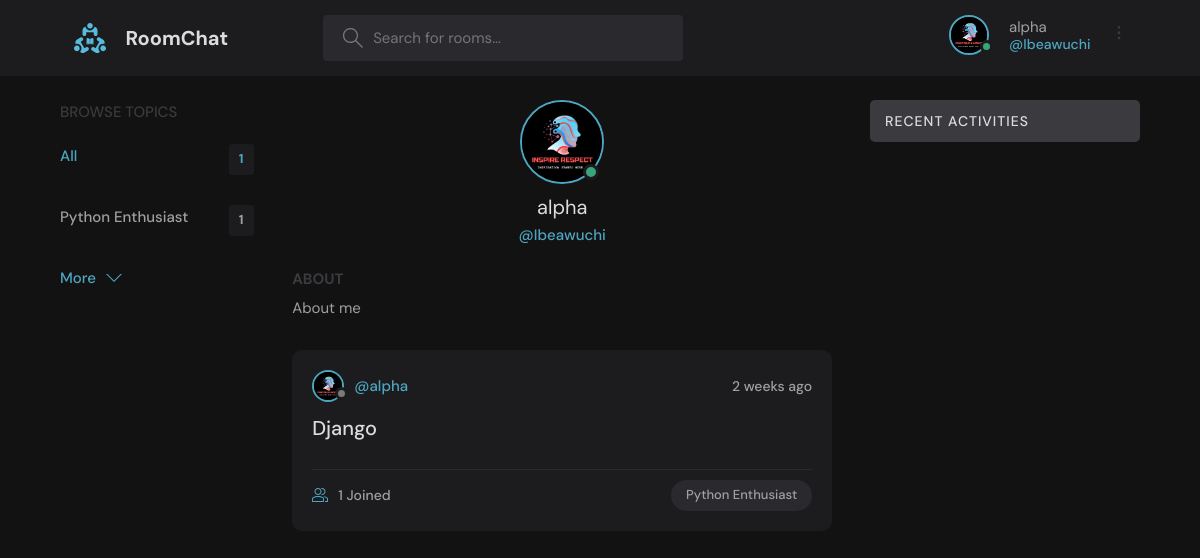
Page /study_groups/profile/1/ on the earlier database version.
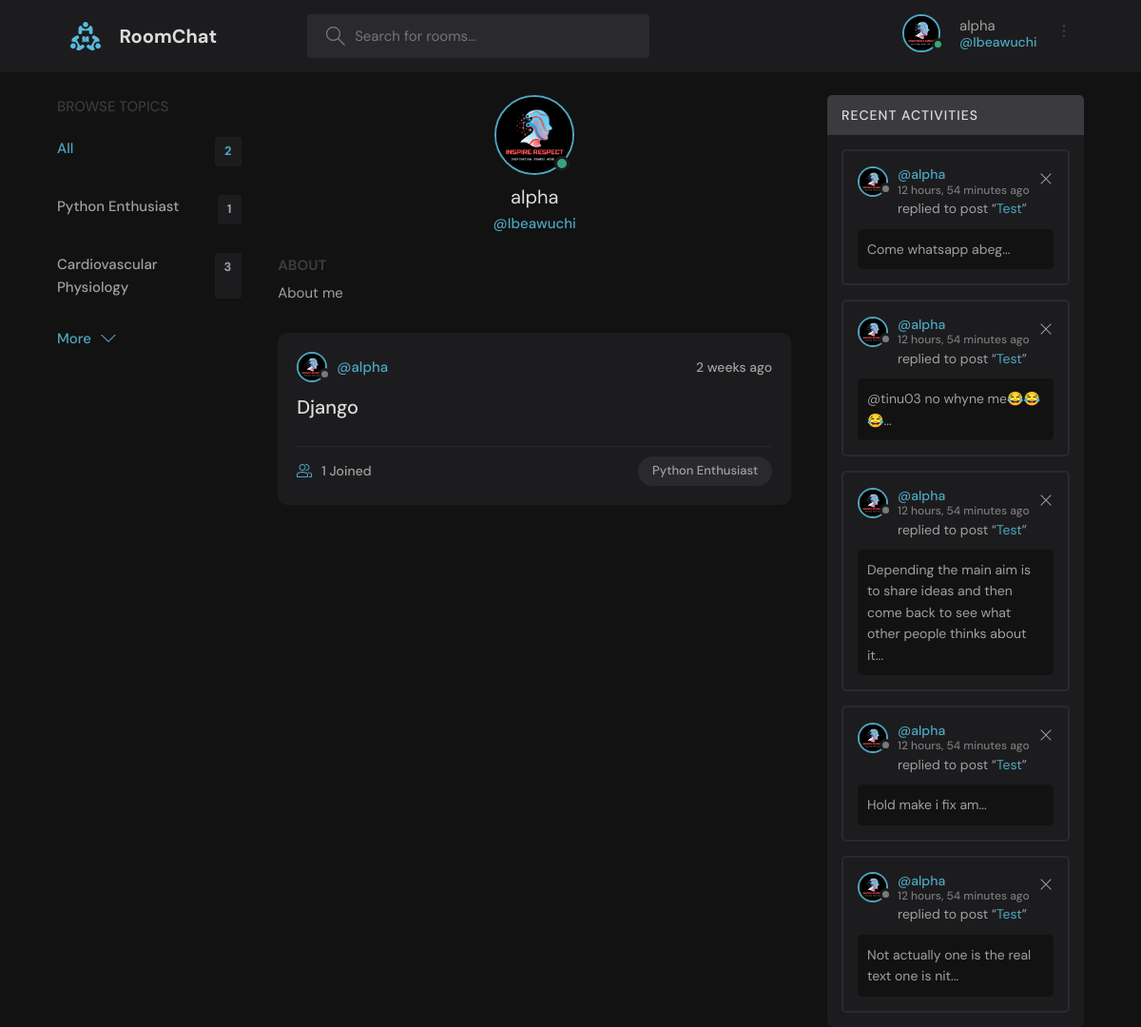
Same page on the later database version.
### users/models.py (models this page shows)
class User(AbstractUser):
    name = models.CharField(max_length=200, null=True)
    email = models.EmailField(unique=True, null=True)
    avatar = models.ImageField(upload_to='users/profile/', null=True, default='/avatar/avatar.svg')
    bio = models.TextField(null=True)
    USERNAME_FIELD = 'email'
    REQUIRED_FIELDS = []

### study_groups/models.py (models this page shows, shortened)
class Topic(models.Model):
    name = models.CharField(max_length=200)

class Room(models.Model):
    host = models.ForeignKey(User, on_delete=models.SET_NULL, null=True)
    topic = models.ForeignKey(Topic, on_delete=models.SET_NULL, null=True)
    name = models.CharField(max_length=200)
    description = models.TextField(null=True, blank=True)
    participants = models.ManyToManyField(User, related_name='participants', blank=True)
    updated = models.DateField(auto_now=True)
    created = models.DateField(auto_now_add=True)
    def __str__(self):
        return self.name

class Message(models.Model):
    user = models.ForeignKey(User, on_delete=models.CASCADE)
    room = models.ForeignKey(Room, on_delete=models.CASCADE)
    body = models.TextField()
    media = models.FileField(upload_to='messages/', null=True, blank=True)
    update = models.DateField(auto_now=True)
    created = models.DateField(auto_now_add=True)

### study_groups/views.py (the view)
# urls.py: path('profile/<str:pk>/', views.user_profile, name='user_profile'),
def user_profile(request, pk):
    user = User.objects.get(id=pk)
    rooms = user.room_set.all()
    room_messages = user.message_set.all().order_by('-id')[0:5]
    topics = Topic.objects.all()
    context = {'user':user, 'rooms':rooms, 'room_messages':room_messages, 'topics':topics}
    return render(request, 'study_groups/profile.html', context)

### study_groups/templates/study_groups/profile.html (shortened to what this page needs)
{% extends 'study_groups/base.html' %}
{% load static %}
{% block content %}
  <main class="profile-page layout layout--3">
    <div class="container">
      {% include 'study_groups/topics_components.html' %}
      <div class="roomList">
        <div class="profile">
          <div class="profile__avatar">
            <div class="avatar avatar--large active">
              <img src="{{user.avatar.url}}" />
            </div>
          </div>
          <div class="profile__info">
            <h3>{{user.name}}</h3>
            <p>@{{user.username}}</p>
          </div>
          <div class="profile__about">
            <h3>About</h3>
            <p>
              {{user.bio}}
            </p>
          </div>
        </div>
        {% include 'study_groups/feeds_components.html' %}
      </div>
      {% include 'study_groups/activity_components.html' %}
    </div>
  </main>
{% endblock %}

### study_groups/templates/study_groups/base.html (shortened to what this page needs)
<!DOCTYPE html>
{% load static %}
<html lang="en">
  <head>
    <link rel="stylesheet" href="{% static 'css/study_groups/style.css' %}" />
  </head>
  <body>
    {% include 'study_groups/navbar.html' %}
    {% block content %}
    {% endblock %}
  </body>
</html>

### study_groups/templates/study_groups/navbar.html (shortened to what this page needs)
{% load static %}
    <header class="header header--loggedIn">
      <div class="container">
        <a href="{% url 'study_group_home' %}" class="header__logo">
          <img src="{% static 'assets/study_groups/logo.svg' %}" />
          <h1>RoomChat</h1>
        </a>
        <form class="header__search" method="GET" accept="{% url 'study_group_home' %}">
          <label>
            <input name="q" placeholder="Search for rooms..." />
          </label>
        </form>
        <nav class="header__menu">
        {% if user.is_authenticated %}
          <div class="header__user">
              <div class="avatar avatar--medium active">
                <img src="{{ user.avatar.url }}" />
              </div>
              <p>{{user.name}}<a href="{% url 'update_user' %}"><span>@{{user.username}}</span></a></p>
              <button class="dropdown-button">
            </button>
          </div>
          {% else %}
          <a href="{% url 'login' %}">
            <img src="{% static 'assets/study_groups/avatar.svg' %}" />
            <p>Login</p>
          </a>
          {% endif %}
        </nav>
      </div>
    </header>

### study_groups/templates/study_groups/topics_components.html
              <div class="topics">
          <div class="topics__header">
            <h2>Browse Topics</h2>
          </div>
          <ul class="topics__list">
            <li>
              <a href="{% url 'study_group_home' %}" class="active">All <span>{{topics.count}}</span></a>
            </li>
            {% for topic in topics %}
            <li>
            <a href="{% url 'study_group_home' %}?q={{topic.name}}">{{topic.name}}<span>{{topic.room_set.all.count}}</span></a>
            </li>
            {% endfor %}
          </ul>
          <a class="btn btn--link" href="{% url 'topics' %}">
            More
            <svg version="1.1" xmlns="http://www.w3.org/2000/svg" width="32" height="32" viewBox="0 0 32 32">
              <title>chevron-down</title>
              <path d="M16 21l-13-13h-3l16 16 16-16h-3l-13 13z"></path>
            </svg>
          </a>
        </div>

### study_groups/templates/study_groups/feeds_components.html (shortened to what this page needs)
{% for room in rooms %}
        <div class="roomListRoom">
            <div class="roomListRoom__header">
              <a href="{% url 'user_profile' room.host.id %}" class="roomListRoom__author">
                <div class="avatar avatar--small">
                  <img src="{{room.host.avatar.url}}" />
                </div>
                <span>@{{room.host.name}}</span>
              </a>
              <div class="roomListRoom__actions">
                <span>{{room.created|timesince}} ago</span>
              </div>
            </div>
            <div class="roomListRoom__content">
              <a href="{% url 'room' room.id %}">{{room.name}}</a>
            </div>
            <div class="roomListRoom__meta">
              <a href="{% url 'room' room.id %}" class="roomListRoom__joined">
                {{room.participants.all.count}} Joined
              </a>
              <p class="roomListRoom__topic">{{room.topic.name}}</p>
            </div>
          </div>
{% endfor %}

### study_groups/templates/study_groups/activity_components.html
<div class="activities">
  <div class="activities__header">
    <h2>Recent Activities</h2>
  </div>
  {% for message in room_messages %}
  <div class="activities__box">
    <div class="activities__boxHeader roomListRoom__header">
      <a
        href="{% url 'user_profile' message.user.id %}"
        class="roomListRoom__author"
      >
        <div class="avatar avatar--small">
          <img src="{{message.user.avatar.url}}" />
        </div>
        <p>
          @{{message.user.name}}
          <span>{{message.created|timesince}} ago</span>
        </p>
      </a>
      {% if user == message.user %}
      <div class="roomListRoom__actions">
        <a href="{% url 'delete_message' message.id %}">
          <svg
            version="1.1"
            xmlns="http://www.w3.org/2000/svg"
            width="32"
            height="32"
            viewBox="0 0 32 32"
          >
            <title>remove</title>
            <path
              d="M27.314 6.019l-1.333-1.333-9.98 9.981-9.981-9.981-1.333 1.333 9.981 9.981-9.981 9.98 1.333 1.333 9.981-9.98 9.98 9.98 1.333-1.333-9.98-9.98 9.98-9.981z"
            ></path>
          </svg>
        </a>
      </div>
      {% endif %}
    </div>
    <div class="activities__boxContent">
      <p>
    replied to post “<a href="{% url 'room' message.room.id %}">{{message.room}}</a>”
      </p>
      <div class="activities__boxRoomContent">
        {{message.body}}...
      </div>
    </div>
  </div>
  {% endfor %}
</div>

Differences in the rows shown:
added Topic: name "Cardiovascular Physiology", room_set.all.count "3"
added Message: user.avatar (picture), user.name "alpha", created "12 hours, 54 minutes", room "Test", body "Come whatsapp abeg"
added Message: user.avatar (picture), user.name "alpha", created "12 hours, 54 minutes", room "Test", body "@tinu03 no whyne me😂😂😂"
added Message: user.avatar (picture), user.name "alpha", created "12 hours, 54 minutes", room "Test", body "Depending the main aim is to share ideas and then come back to see what other people thinks about it"
added Message: user.avatar (picture), user.name "alpha", created "12 hours, 54 minutes", room "Test", body "Hold make i fix am"
added Message: user.avatar (picture), user.name "alpha", created "12 hours, 54 minutes", room "Test", body "Not actually one is the real text one is nit"
Other differences:
{{ topics.count }}: "1" → "2"
